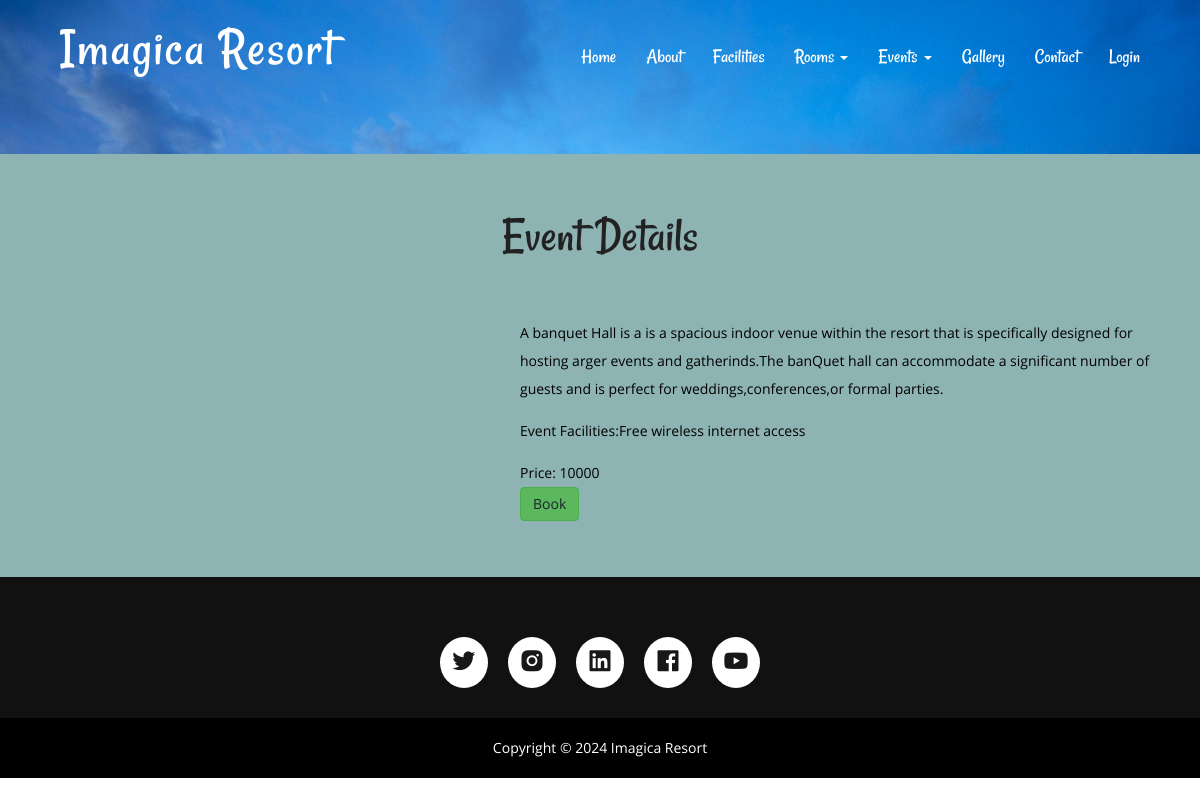
Screenshot of /cevent.php?catid=2 with the database file from the repository.
### tables this page shows
CREATE TABLE `tblevent` (
  `ID` int(10) NOT NULL,
  `EventType` int(10) NOT NULL,
  `EventName` varchar(200) NOT NULL,
  `EventDesc` mediumtext NOT NULL,
  `Image` varchar(200) NOT NULL,
  `EventFacility` varchar(200) NOT NULL,
  `ECreationDate` timestamp NOT NULL DEFAULT current_timestamp() ON UPDATE current_timestamp()
);

CREATE TABLE `tbleventcategory` (
  `ID` int(10) NOT NULL,
  `CategoryName` varchar(120) NOT NULL,
  `Decsription` mediumtext NOT NULL,
  `Price` int(5) NOT NULL,
  `Date` timestamp NOT NULL DEFAULT current_timestamp() ON UPDATE current_timestamp()
);

### cevent.php (the view, shortened to what this page needs)
<?php
include('includes/dbconnection.php');
?>
<!DOCTYPE HTML>
<html>
<head>
<link href="css/bootstrap.css" rel="stylesheet" type="text/css" media="all">
<link href="css/style.css" rel="stylesheet" type="text/css" media="all" />
<link rel="stylesheet" href="css/lightbox.css">
</head>
<body>
			<div class="header head-top">
				<div class="container">
				<?php include_once('includes/header.php');?>
		</div>
</div>
			<div class="content">
					<div class="room-section">
						<div class="container">
						<h2>Event Details</h2>
							<div class="room-grids">
								<?php
								$cid=intval($_GET['catid']);
$sql="SELECT tblevent.*,tblevent.ID as rmid , tbleventcategory.Price,tbleventcategory.ID,tbleventcategory.CategoryName from tblevent
join tbleventcategory on tblevent.eventType=tbleventcategory.ID
where tblevent.eventType=:cid";
$query = $dbh -> prepare($sql);
$query-> bindParam(':cid', $cid, PDO::PARAM_STR);
$query->execute();
$results=$query->fetchAll(PDO::FETCH_OBJ);
$cnt=1;
if($query->rowCount() > 0)
{
foreach($results as $row)
{               ?>
							<div class="room1">
								<div class="col-md-5 room-grid" style="padding-bottom: 50px">
								</div>
								<div class="col-md-7 room-grid1">
									<p><?php  echo htmlentities($row->EventDesc);?></p>
									<p>Event Facilities:<?php  echo htmlentities($row->EventFacility);?></p>
									<p>Price: <?php  echo htmlentities($row->Price);?></p>
									<button class="btn btn-success"><a href="ebook-room.php?rmid=<?php echo $row->rmid;?>">Book</a></button>
								</div>
								<div class="clearfix"></div>
							</div><?php $cnt=$cnt+1;}} ?>
						</div>
					</div>
				</div>
			</div>
				<?php include_once('includes/footer.php');?>
</body>
</html>

### css/style.css (style rules this page uses)
body a { transition:0.5s all; -webkit-transition:0.5s all; -moz-transition:0.5s all; -o-transition:0.5s all; -ms-transition:0.5s all; }
h1,h2,h3,h4,h5,h6 { padding:0 0; margin:0 0; }
p { padding:0 0; margin:0 0; }
body { padding:0 0; margin:0 0; font-family: 'OpenSans-Regular' }
.header { background:url(../images/b1.jpg) no-repeat 0px 0px; background-size:cover; -webkit-background-size: cover; -moz-background-size: cover; -o-background-size: cover; -ms-background-size: cover; min-height:764px; padding-bottom: 4em; }
.head-top { min-height: 115px !important; }
.room-section { background-color:#8db3b2; padding: 4em 0; }
.room-grids { margin-top: 3em; }
.room-section h2 { font-size: 3.5em; text-transform: capitalize; font-family: 'Rancho-Regular'; color: #222; text-align: center; }
.room-grid1 p { font-size: 1em; color: black; line-height:2em; margin: 1em 0 0em; }
@media (max-width:1440px) { .header { min-height: 679px; } }
@media (max-width:1366px) { .header { min-height: 652px; } }
@media (max-width:1280px) { .header { min-height: 602px; } }

### css/lightbox.css (style rules this page uses)
body:after { display: none; }

### rows the page displays
tblevent: EventDesc "A banquet Hall is a is a spacious indoor venue within the resort that is specifically designed for hosting arger events and gatherinds.The banQuet hall can accommodate a significant number of guests and is perfect for weddings,conferences,or formal parties.", EventFacility "Free wireless internet access", tbleventcategory.Price "10000"
